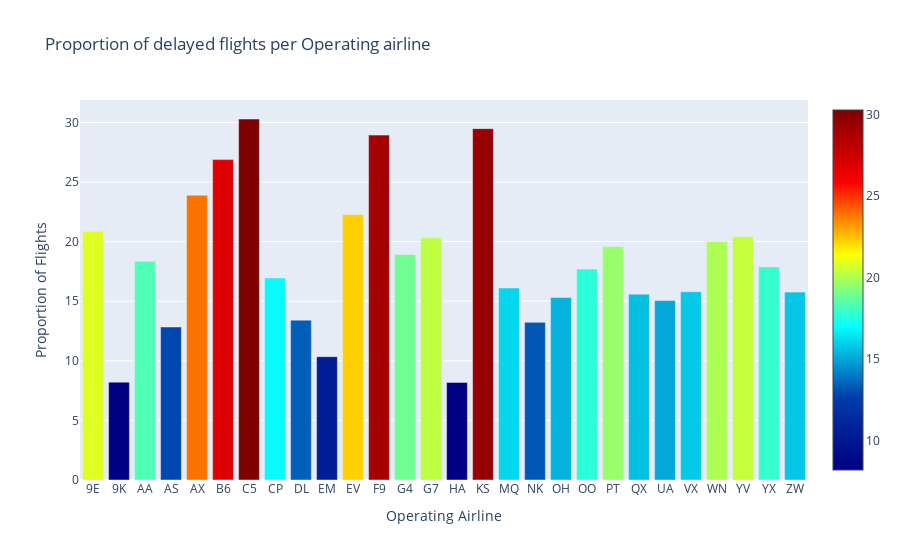

Notebook code for this chart:
### Code cell
dff = del_data['delayed'][del_data['delayed'] == 1].groupby(del_data['Operating_Airline']).count()/del_data.Operating_Airline.value_counts().sort_index()*100

trace = go.Bar(
    x=dff.index,
    y=dff.values,
    marker=dict(
        color = dff.values,
        colorscale='Jet',
        showscale=True
    )
)

data = [trace]
layout = go.Layout(
    title='Proportion of delayed flights per Operating airline', 
    xaxis = dict(title = 'Operating Airline'),
    yaxis = dict(title = 'Proportion of Flights')
)

fig = go.Figure(data=data, layout=layout)
py.iplot(fig)

### Figure 1 — Plotly figure (JSON) as saved in the notebook; plotly's stock layout.template omitted (floating-point values rounded to 4 significant figures)
{"data": [{"marker": {"color": [20.87, 8.211, 18.34, 12.84, 23.89, 26.88, 30.29, 16.95, 13.41, 10.34, 22.27, 28.94, 18.92, 20.32, 8.189, 29.48, 16.11, 13.23, 15.31, 17.7, 19.6, 15.59, 15.05, 15.8, 20.02, 20.43, 17.88, 15.76], "colorscale": [[0, "rgb(0,0,131)"], [0.2, "rgb(0,60,170)"], [0.4, "rgb(5,255,255)"], [0.6, "rgb(255,255,0)"], [0.8, "rgb(250,0,0)"], [1, "rgb(128,0,0)"]], "showscale": true}, "type": "bar", "x": ["9E", "9K", "AA", "AS", "AX", "B6", "C5", "CP", "DL", "EM", "EV", "F9", "G4", "G7", "HA", "KS", "MQ", "NK", "OH", "OO", "PT", "QX", "UA", "VX", "WN", "YV", "YX", "ZW"], "y": [20.87, 8.211, 18.34, 12.84, 23.89, 26.88, 30.29, 16.95, 13.41, 10.34, 22.27, 28.94, 18.92, 20.32, 8.189, 29.48, 16.11, 13.23, 15.31, 17.7, 19.6, 15.59, 15.05, 15.8, 20.02, 20.43, 17.88, 15.76]}], "layout": {"title": {"text": "Proportion of delayed flights per Operating airline"}, "xaxis": {"title": {"text": "Operating Airline"}}, "yaxis": {"title": {"text": "Proportion of Flights"}}}}
